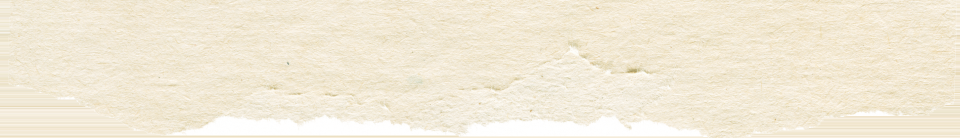
#> input picture assets/images/torn-drop-strip.png, 1920 x 275 px, found by its file name (shown at 1/2 size)
$ python temp_edgecheck.py
#> lines starting #> are read from the running program, lines starting #| are printed output that depends on the picture
from PIL import Image
import io, urllib.request

# Check the drop strip's left/right edge opacity at multiple rows to ensure the full-bleed fill worked
r = urllib.request.urlopen('http://localhost:8777/assets/images/torn-drop-strip.png')
im = Image.open(io.BytesIO(r.read())).convert('RGBA')
#> im is the input picture: PIL image 1920x275 RGBA; mean R, G, B, A 241.7, 233, 213.4, 241.2
a = im.split()[3]
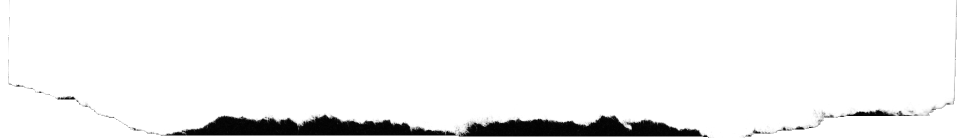
#> a: PIL image 1920x275 L (shown at 1/2 size); min 0, max 255, mean 241.2
w,h = im.size
#> w = 1920; h = 275
print('Checking edge opacity for full-bleed fill:')
for y in [20, 80, 140, 200, 240, 260]:
    print(f'  y={y}: left(0)={a.getpixel((0,y))}, x=5={a.getpixel((5,y))}, x=1914={a.getpixel((1914,y))}, right(1919)={a.getpixel((1919,y))}')
#> this loop made 6 passes
#|   y=20: left(0)=255, x=5=255, x=1914=255, right(1919)=255
#|   y=80: left(0)=255, x=5=255, x=1914=255, right(1919)=255
#|   y=140: left(0)=255, x=5=255, x=1914=255, right(1919)=255
#|   y=200: left(0)=255, x=5=255, x=1914=255, right(1919)=255
#|   y=240: left(0)=255, x=5=255, x=1914=255, right(1919)=255
#|   y=260: left(0)=255, x=5=255, x=1914=255, right(1919)=255

$ run again, with assets/images/beige-paper-torn.png copied over assets/images/torn-drop-strip.png
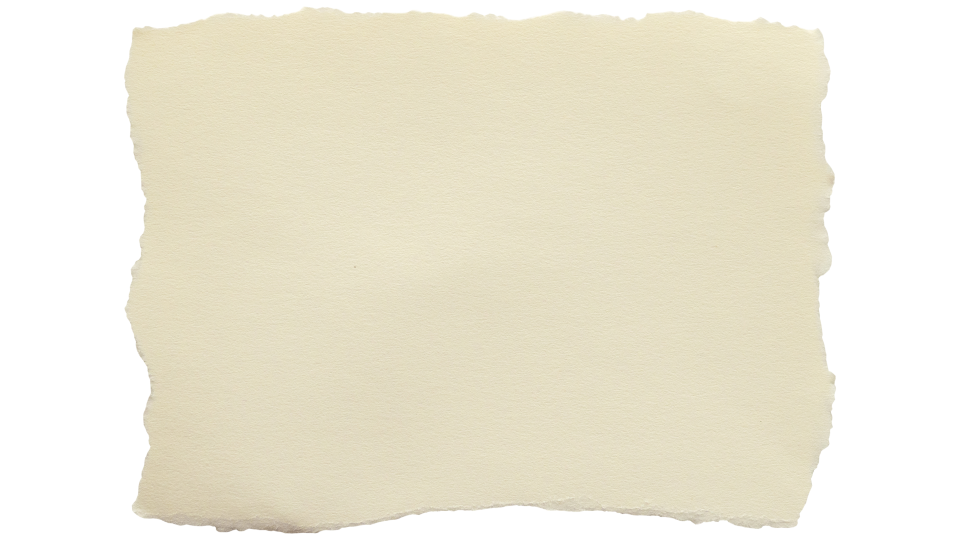
#> input picture assets/images/beige-paper-torn.png, 1920 x 1080 px, found by its file name (shown at 1/2 size)
#> im is the input picture: PIL image 1920x1080 RGBA; mean R, G, B, A 153.3, 148.5, 130.8, 170.4
#> `a = im.split()[3]`:
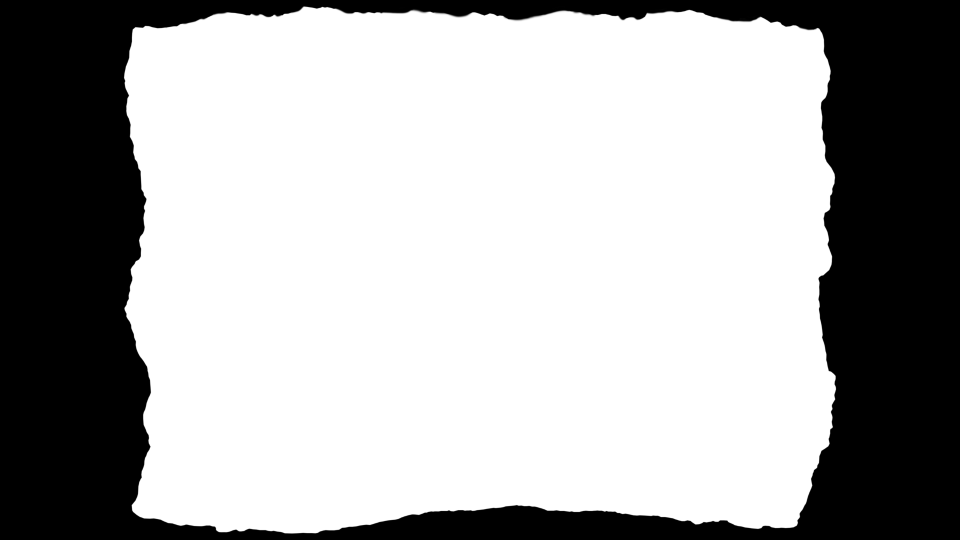
#> a: PIL image 1920x1080 L (shown at 1/2 size); min 0, max 255, mean 170.4
#> the loop `for y in [20, 80, 140, 200, 240, 260]:` made 6 passes
#|   y=20: left(0)=0, x=5=0, x=1914=0, right(1919)=0
#|   y=80: left(0)=0, x=5=0, x=1914=0, right(1919)=0
#|   y=140: left(0)=0, x=5=0, x=1914=0, right(1919)=0
#|   y=200: left(0)=0, x=5=0, x=1914=0, right(1919)=0
#|   y=240: left(0)=0, x=5=0, x=1914=0, right(1919)=0
#> (further printed lines are left out)
